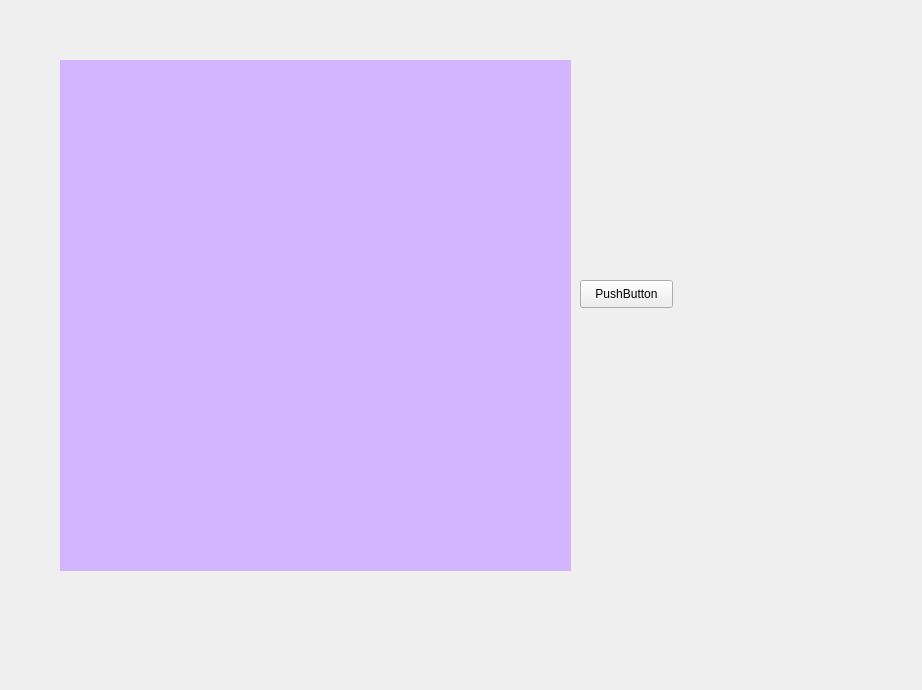
<?xml version="1.0" encoding="UTF-8"?>
<ui version="4.0">
 <class>Form</class>
 <widget class="QWidget" name="Form">
  <property name="geometry">
   <rect>
    <x>0</x>
    <y>0</y>
    <width>922</width>
    <height>690</height>
   </rect>
  </property>
  <property name="windowTitle">
   <string>Form</string>
  </property>
  <widget class="QLabel" name="label">
   <property name="geometry">
    <rect>
     <x>60</x>
     <y>60</y>
     <width>511</width>
     <height>511</height>
    </rect>
   </property>
   <property name="styleSheet">
    <string notr="true">background-color: rgb(211, 181, 255)</string>
   </property>
   <property name="text">
    <string/>
   </property>
  </widget>
  <widget class="QPushButton" name="pushButton">
   <property name="geometry">
    <rect>
     <x>580</x>
     <y>280</y>
     <width>93</width>
     <height>28</height>
    </rect>
   </property>
   <property name="text">
    <string>PushButton</string>
   </property>
  </widget>
 </widget>
 <resources/>
 <connections/>
</ui>
